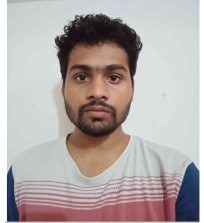
#> input picture my_img.jpeg, 204 x 223 px
$ python flipimg.py
#> lines starting #> are read from the running program, lines starting #| are printed output that depends on the picture
import cv2

img = cv2.imread("my_img.jpeg")
#> img is the input picture: shape (223, 204, 3); mean B, G, R 167.5, 169.4, 178.2

img = cv2.flip(img,1)
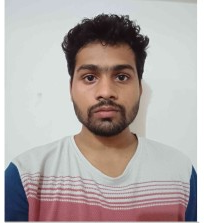
#> img: shape (223, 204, 3); mean B, G, R 167.5, 169.4, 178.2
cv2.imshow("sjsds",img)
cv2.waitKey(0)
cv2.destroyAllWindows()
